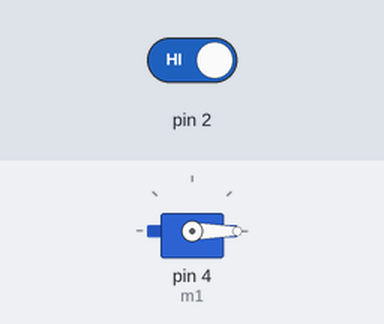
Recording of a sketch running on a simulated Arduino Uno, built with avr-gcc and run on an emulated ATmega328P. On the bench: servo. Inputs (shaded band) come from the test bench; at power-on: pin 2 HIGH.

Above: at 1.3 s.
1.4 s: pin 2 driven LOW
At 2.7 s:
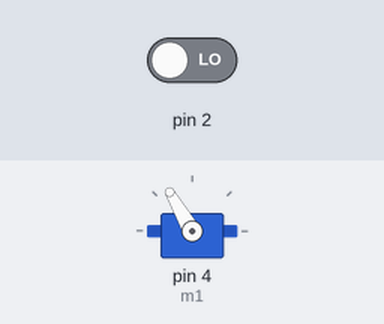
3.0 s: pin 2 driven HIGH
At 4.3 s:
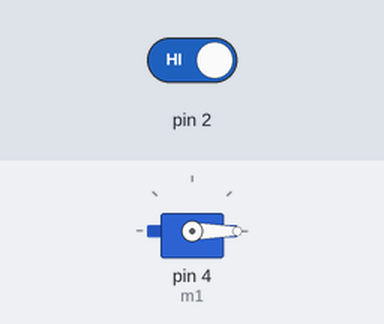
Timing chart, 0 to 6.0 s (numbered marks = the images above; inputs shaded):
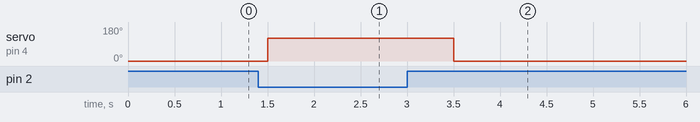

Measured:
- after the input at 1.4 s, servo on pin 4 (m1): 0° → 120° after 0.10 s
- after the input at 3.0 s, servo on pin 4 (m1): 120° → 0° after 0.50 s

The sketch:

sketch_nov1b.ino
```cpp
#include <Servo.h>
Servo m1;

void setup() {

  m1.attach(4);
  m1.write(0);
}

void loop() {

if (digitalRead(2) == false){

  m1.write(120);
  delay(2000);

}else if(digitalRead(2) == true){
  m1.write(0);
  delay(500);
}


}
```
